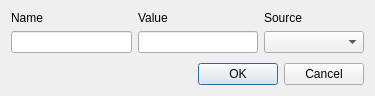
<?xml version="1.0" encoding="UTF-8"?>
<ui version="4.0">
 <class>AddObservable</class>
 <widget class="QDialog" name="AddObservable">
  <property name="geometry">
   <rect>
    <x>0</x>
    <y>0</y>
    <width>375</width>
    <height>96</height>
   </rect>
  </property>
  <property name="windowTitle">
   <string>Add Observable</string>
  </property>
  <layout class="QVBoxLayout" name="verticalLayout">
   <item>
    <layout class="QGridLayout" name="gridLayout">
     <item row="0" column="1">
      <widget class="QLabel" name="label">
       <property name="text">
        <string>Name</string>
       </property>
      </widget>
     </item>
     <item row="1" column="2">
      <widget class="QLineEdit" name="le_value"/>
     </item>
     <item row="0" column="2">
      <widget class="QLabel" name="label_2">
       <property name="text">
        <string>Value</string>
       </property>
      </widget>
     </item>
     <item row="1" column="1">
      <widget class="QLineEdit" name="le_name"/>
     </item>
     <item row="0" column="3">
      <widget class="QLabel" name="label_3">
       <property name="text">
        <string>Source</string>
       </property>
      </widget>
     </item>
     <item row="1" column="3">
      <widget class="QComboBox" name="comboBox">
       <property name="minimumSize">
        <size>
         <width>100</width>
         <height>0</height>
        </size>
       </property>
      </widget>
     </item>
    </layout>
   </item>
   <item>
    <spacer name="verticalSpacer">
     <property name="orientation">
      <enum>Qt::Vertical</enum>
     </property>
     <property name="sizeHint" stdset="0">
      <size>
       <width>20</width>
       <height>40</height>
      </size>
     </property>
    </spacer>
   </item>
   <item>
    <layout class="QHBoxLayout" name="horizontalLayout">
     <item>
      <spacer name="horizontalSpacer">
       <property name="orientation">
        <enum>Qt::Horizontal</enum>
       </property>
       <property name="sizeHint" stdset="0">
        <size>
         <width>40</width>
         <height>20</height>
        </size>
       </property>
      </spacer>
     </item>
     <item>
      <widget class="QPushButton" name="pb_add">
       <property name="text">
        <string>OK</string>
       </property>
      </widget>
     </item>
     <item>
      <widget class="QPushButton" name="pb_cancel">
       <property name="text">
        <string>Cancel</string>
       </property>
      </widget>
     </item>
    </layout>
   </item>
  </layout>
 </widget>
 <resources/>
 <connections/>
</ui>
